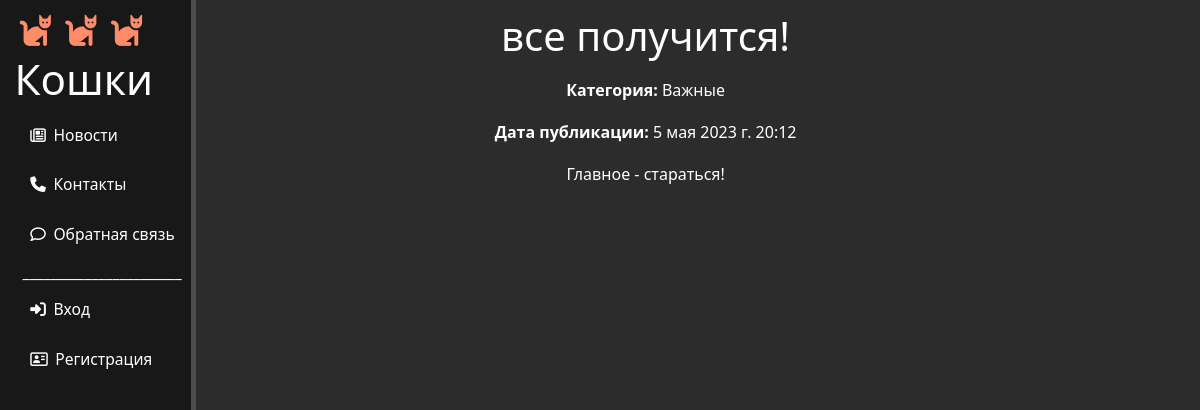
/news/vazhnye/vse-poluchitsja, run on an earlier commit of the app's database.
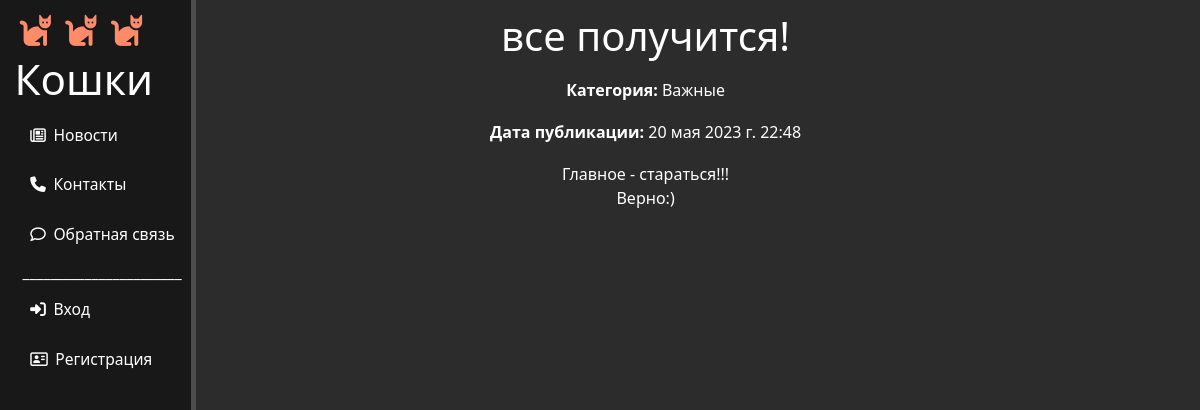
And on a later commit of the database.
### news/models.py (models this page shows, shortened)
class Articles(models.Model):
    title = models.CharField('Название', max_length=100)
    slug = models.SlugField('URL', max_length=255, unique=True, db_index=True)
    anons = models.CharField('Анонс', max_length=200)
    full_text = models.TextField('Статья')
    date = models.DateTimeField('Дата публикации', default=tests.default_datetime)
    is_published = models.BooleanField('Опубликовано', default=True)
    cat = models.ForeignKey('Category', verbose_name='Категория', on_delete=models.PROTECT)
    class Meta:
        verbose_name = 'Новость'
        verbose_name_plural = 'Новости'
        ordering = ['-date', 'title']

class Category(models.Model):
    name = models.CharField('Название', max_length=50, db_index=True)
    slug = models.SlugField('URL', max_length=255, unique=True, db_index=True)
    def __str__(self):
        return self.name
    class Meta:
        verbose_name = 'Категория'
        verbose_name_plural = 'Категории'
        ordering = ['name']

### news/views.py (the view)
# urls.py: path('<slug:cat_slug>/<slug:art_slug>', views.HomeDetail.as_view(), name='news_detail'),
class HomeDetail(DetailView):
    model = Articles
    template_name = 'news/detail_view.html'
    context_object_name = 'article'
    slug_url_kwarg = 'art_slug'

### news/templates/news/detail_view.html (shortened to what this page needs)
{% extends 'main/layout.html' %}
{% block content %}
    <div class="features">
        <h1>{{ article.title }}</h1>
        <p><b>Категория: </b>{{ article.cat }}</p>
        <p><b>Дата публикации: </b>{{ article.date }}</p>
        <p>{{ article.full_text|linebreaks }}</p><br>
    </div>
{% endblock %}

What changed in the data, as far as the page shows it:
changed Articles "все получится!": date "5 мая 2023 г. 20:12" → "20 мая 2023 г. 22:48"; full_text "Главное - стараться!" → "Главное - стараться!!! Верно:)"
